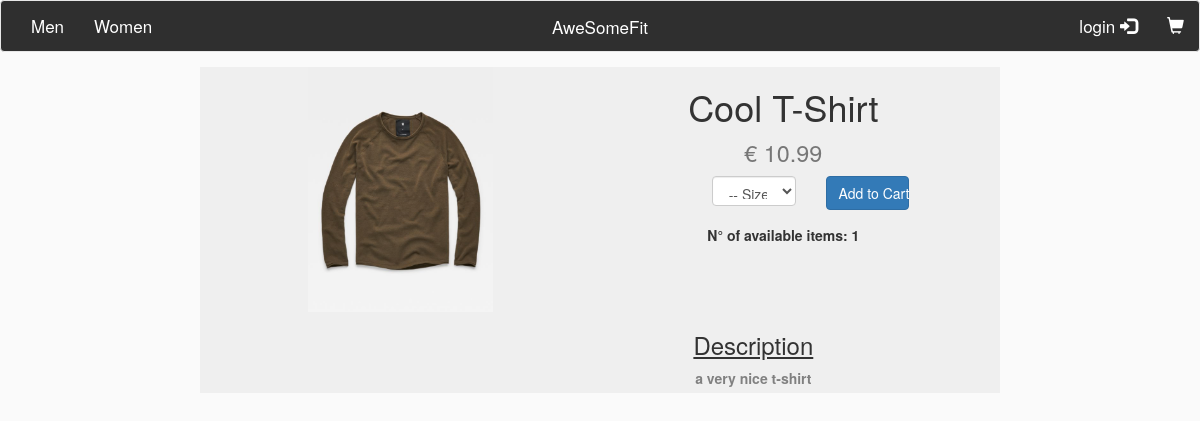
/browse/visualize/1, run on the app's committed database.
### tables this page shows
CREATE TABLE `product` (
  `product_id` int(11) NOT NULL,
  `product_name` varchar(45) NOT NULL,
  `product_description` varchar(160) NOT NULL,
  `product_gender` enum('man','woman','unisex') NOT NULL,
  `product_price` float NOT NULL,
  `product_type` enum('T-Shirt','Pants','Skirt','Hat','Sweater','Hoodie','Socks') NOT NULL,
  `product_season` enum('SS','FW','ND') NOT NULL
);

CREATE TABLE `product_detail` (
  `detail_id` int(11) NOT NULL,
  `detail_product_id` int(11) NOT NULL,
  `detail_size` varchar(5) NOT NULL,
  `detail_quantity` int(11) DEFAULT '1'
);

### application/controllers/Browse.php (called while the page is built, shortened)
<?php
class Browse extends CI_Controller {
	public function __construct() {
        $this->load->helper('url_helper');
        $this->load->helper('url');
        $this->load->model('products_model');
        $this->load->library('session');
    }
    public function visualize($id = FALSE){
        if ($id === FALSE){
            $this -> load -> view('articleView');
        } else {
            $data['products'] = $this -> products_model -> get_product($id);
            $data['details'] = $this -> products_model -> get_details($id);
            $this -> load -> view('articleView', $data);
        }
    }
}

### index.php (called while the page is built, shortened)
<?php
require_once BASEPATH.'core/CodeIgniter.php';

### application/models/Products_model.php (called while the page is built, shortened)
<?php
class Products_model extends CI_Model {
        public function get_product($id){
                $query = $this->db->get_where('product', array('product_id' => $id));
                return $query->result_array();
        }
        public function get_details($id){
            $query = $this -> db -> get_where('product_detail', array('detail_product_id' => $id));
            return $query -> result_array();
        }
}

### application/views/articleView.php (the view, shortened to what this page needs)
<!DOCTYPE html>
<html>
<head>
    <link rel="stylesheet" href="https://maxcdn.bootstrapcdn.com/bootstrap/3.3.7/css/bootstrap.min.css">
    <link rel="stylesheet" href="http://localhost/assets/css/global.css">
</head>
<body>
<nav class="navbar navbar-default" role="navigation">
  <div class="navbar-header">
    <a class="navbar-ASF" href="http://localhost/home">AweSomeFit</a>
  </div>
  <div class="navbar-collapse collapse">
    <ul class="nav navbar-nav navbar-left">
        <li><a href="http://localhost/browse/openmen" style="color: #FFFFFF;" onmouseover="this.style.color='#AAAAAA'" onmouseout="this.style.color='#FFFFFF'">Men</a></li>
        <li><a href="http://localhost/browse/openwomen" style="color: #FFFFFF;" onmouseover="this.style.color='#AAAAAA'" onmouseout="this.style.color='#FFFFFF'">Women</a></li>
    </ul>
    <ul class="nav navbar-nav navbar-right">
     <?php if(isset($_SESSION["user_id"])) {
        echo "<li><a href=\"http://localhost/profile/open_profile\" style=\"color: #FFFFFF;\" onmouseover=\"this.style.color='#AAAAAA'\" onmouseout=\"this.style.color='#FFFFFF'\"><i class=\"glyphicon glyphicon-user\"></i>  Profile</a></li>";
    }
      else {
        echo "<li><a href=\"http://localhost/login\" style=\"color: #FFFFFF;\" onmouseover=\"this.style.color='#AAAAAA'\" onmouseout=\"this.style.color='#FFFFFF'\">login  <i class=\"glyphicon glyphicon-log-in\"></i></a></li>";
      }
    ?>
      <li><a href="http://localhost/cart" style="color: #FFFFFF;" onmouseover="this.style.color='#AAAAAA'" onmouseout="this.style.color='#FFFFFF'"><i class="glyphicon glyphicon-shopping-cart"></i></a></li>
    </ul>
  </div>
</nav>
   <?php foreach ($products as $product_item): ?>
        <div class="row" style="margin-left: 200px; margin-right: 200px; margin-top: 15px; text-align: center; background-color: #EFEFEF;">
          <div class="col-xs-6 col-sm-6 col-md-6 col-lg-6" style="float: left;">
           <img src="http://localhost/assets/img/products/<?php echo $product_item['product_id']; ?>.png" style="width: 50%; float: ">
           </div>
           <div class="col-xs-5 col-sm-5 col-md-5 col-lg-5" style="float: right; margin-right:50px;">
            <h1><?php echo $product_item['product_name']; ?>
            <br><small><?php echo '€ ' . $product_item['product_price']; ?></small></h1>
            </div>
            <form action="http://localhost/cart/add_to_cart/<?php echo $product_item['product_id']; ?>" method="POST">
           <div class="col-xs-5 col-sm-5 col-md-5 col-lg-5" style="float: right; text-align: center;">
              <div class="col-xs-12 col-sm-12 col-md-12 col-lg-12">
              <div class="col-xs-5 col-sm-5 col-md-5 col-lg-5">
               <select class="form-control" name="size" style="width: 100%; height: 30px;">
                <option selected>-- Size --</option>
                <?php
                foreach ($details as $detail_item):
                echo "<option>" . $detail_item['detail_size'] . "</option>";
                endforeach;?>
            </select>
              </div>
            <div class="col-xs-5 col-sm-5 col-md-5 col-lg-5">
            <a href="http://localhost/cart">
            <button type="submit" class="btn btn-primary" style="width: 100%;">Add to Cart</button>
            </a>
            </div>
            </div>
            <div class="col-xs-12 col-sm-12 col-md-12 col-lg-12" style="float: right; margin-right:50px;">
            <label style="margin: 15px;">N° of available items: <?php echo $detail_item['detail_quantity']; ?></label>
            </div>
            </div>
            </form>
            <div class="col-xs-5 col-sm-5 col-md-5 col-lg-5" style="float: right; margin-right:80px;"><h3><u>Description</u></h3><label style="margin-top: 0px; color: gray;"><?php echo $product_item['product_description']; ?></label>
            </div>
        </div>
    <?php endforeach; ?>
</body>
</html>

### assets/css/global.css (style rules this page uses)
.navbar { margin-bottom: 0px; }
.navbar-ASF { position: absolute; width: 100%; left: 0; text-align: center; margin:0 auto; }
.navbar { background-color: #2F2F2F; overflow: hidden; }
.navbar a { float: left; display: block; color: #FFFFFF; text-align: center; padding: 14px 16px; text-decoration: none; font-size: 17px; }
body { background-color: #FAFAFA; }
button { background-size: cover; background-color: #eee; }

### data on the page
product: product_name "Cool T-Shirt", product_price "10.99", product_description "a very nice t-shirt"
product_detail: detail_quantity "1"
